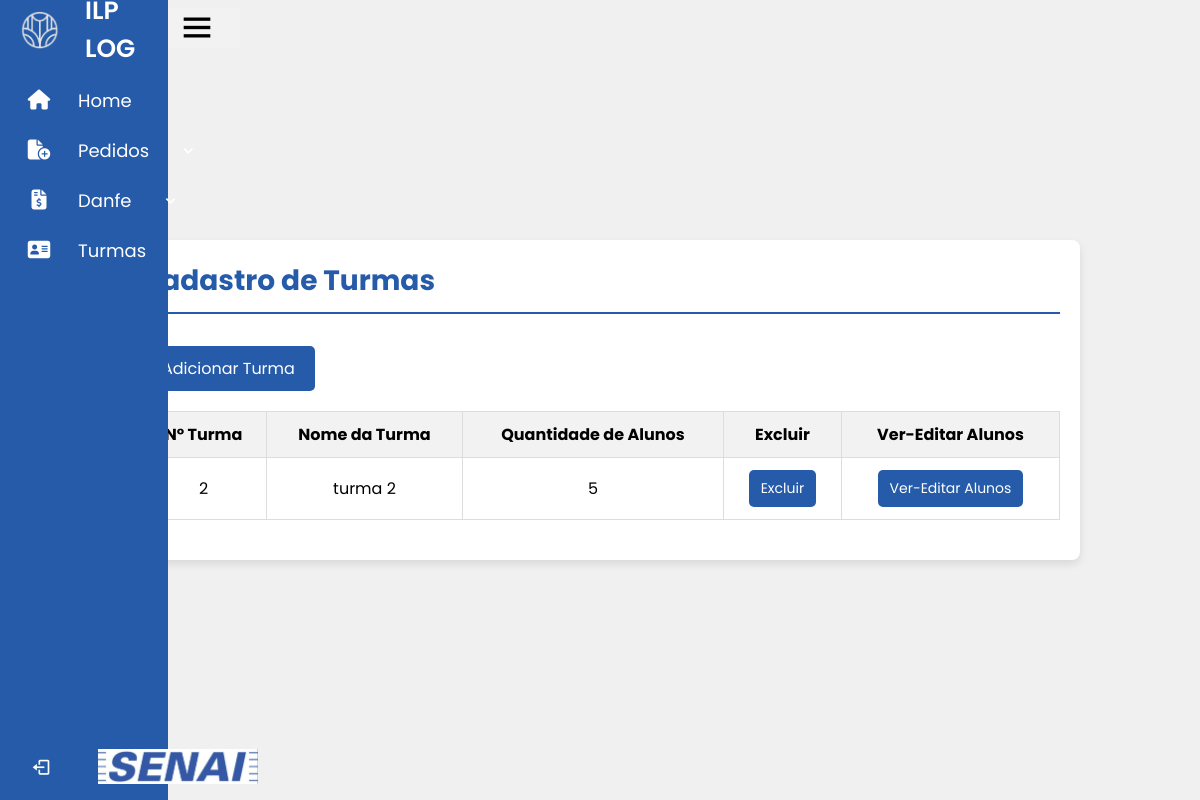
Screenshot of /SENAI_LOGISTICA/homeProf/turmas/turmas.php (signed in) with the database file from the repository.
### tables this page shows
CREATE TABLE `turma` (
  `id` int(11) NOT NULL,
  `nturma` int(11) NOT NULL,
  `nometurma` varchar(60) NOT NULL,
  `qntalunos` int(3) NOT NULL
);

### SENAI_LOGISTICA/homeProf/turmas/turmas.php (the view, shortened to what this page needs)
<?php
include ("../../sidebarPROF.php");
$hostname = "127.0.0.1";
$user = "root";
$password = "root";
$database = "senai";
$conexao = new mysqli($hostname, $user, $password, $database);
$sql = "SELECT * FROM `turma`";
$resultado = $conexao->query($sql);
?>
<!DOCTYPE html>
<html lang="pt-br">
<head>
</head>
<body>
    <div class="container">
        <div class="header">
            <h1>Cadastro de Turmas</h1>
        </div>
        <button class="button-79" onclick="openModal()">Adicionar Turma</button>
        <div class="divTable">
            <table>
                <thead>
                    <tr>
                        <th>N° Turma</th>
                        <th>Nome da Turma</th>
                        <th>Quantidade de Alunos</th>
                        <th>Excluir</th>
                        <th>Ver-Editar Alunos</th>
                    </tr>
                </thead>
                <tbody>
                    <?php while ($row = $resultado->fetch_assoc()): ?>
                        <tr>
                            <td><?= htmlspecialchars($row['nturma']) ?></td>
                            <td><?= htmlspecialchars($row['nometurma']) ?></td>
                            <td><?= htmlspecialchars($row['qntalunos']) ?></td>
                            <td>
                                <button onclick="deleteTurma(<?= $row['id'] ?>)">Excluir</button>
                            </td>
                            <td>
                                <button onclick="window.location.href='alunos.php?turma_id=<?= $row['id'] ?>'">Ver-Editar Alunos</button>
                            </td>
                        </tr>
                    <?php endwhile; ?>
                </tbody>
            </table>
        </div>
    </div>
</body>
</html>

### SENAI_LOGISTICA/sidebarPROF.php (style rules this page uses)
* { font-family: "Poppins", sans-serif; box-sizing: border-box; padding: 0; margin: 0; }

### SENAI_LOGISTICA/homeProf/turmas/turmas.php (style rules this page uses)
body { font-family: Arial, sans-serif; background-color: #f0f0f0; margin: 0; display: flex; justify-content: center; align-items: center; height: 100vh; }
.container { background-color: white; border-radius: 8px; box-shadow: 0 4px 8px rgba(0, 0, 0, 0.1); padding: 20px; width: 80%; max-width: 1200px; box-sizing: border-box; max-height: 70vh; overflow-y: auto; }
.header { display: flex; justify-content: space-between; align-items: center; border-bottom: 2px solid rgb(37, 91, 168); padding-bottom: 10px; margin-bottom: 30px; }
.header h1 { color: rgb(37, 91, 168); font-size: 28px; margin: 0; }
.button-79 { background-color: rgb(37, 91, 168); color: white; padding: 10px 20px; border: none; border-radius: 5px; cursor: pointer; font-size: 16px; text-align: center; display: inline-block; margin-bottom: 20px; transition: background-color 0.3s ease; }
.divTable { width: 100%; overflow-x: auto; }
table { width: 100%; border-collapse: collapse; margin-bottom: 20px; }
thead { background-color: #f2f2f2; color: black; }
th, td { padding: 10px; text-align: center; border: 1px solid #ddd; }
th { font-weight: bold; }
button { background-color: rgb(37, 91, 168); color: white; padding: 8px 12px; border: none; border-radius: 5px; cursor: pointer; font-size: 14px; margin: 2px; transition: background-color 0.3s ease; }

### rows the page displays
turma: nturma "2", nometurma "turma 2", qntalunos "5"
